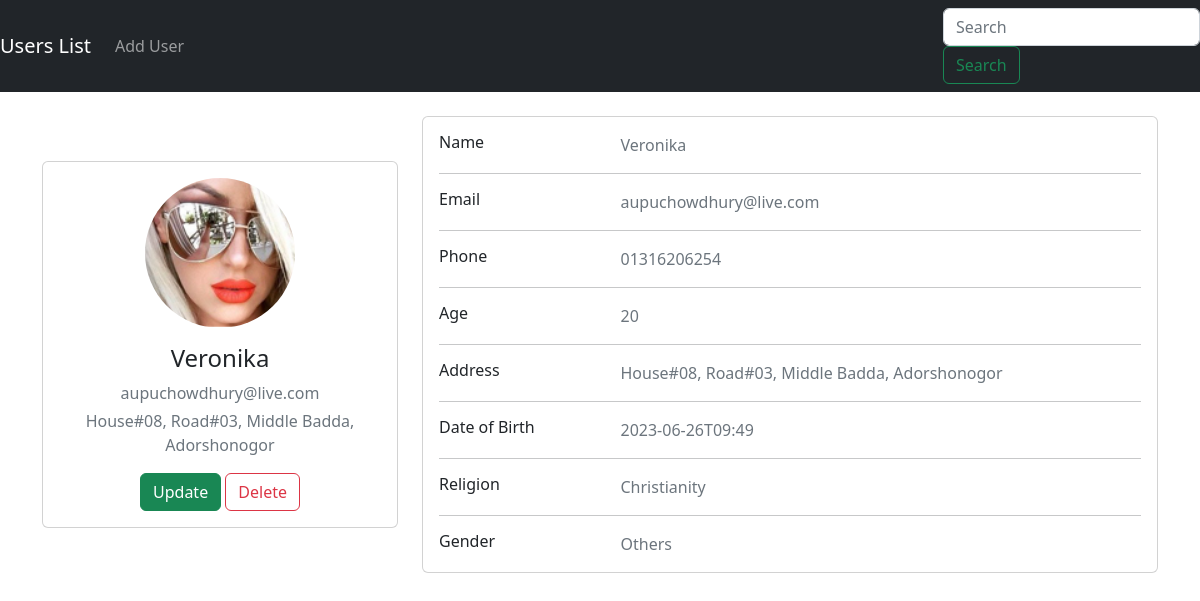
The app's page /detailsProfile/12/ with its own data.
### App/models.py (models this page shows, shortened)
class Profile(models.Model):
    RELIGION = (
        ('Islam', 'Islam'),
        ('Hinduism', 'Hinduism'),
        ('Buddhism', 'Buddhism'),
        ('Judaism', 'Judaism'),
        ('Christianity', 'Christianity')
    )
    GENDER = (
        ('Male', 'Male'),
        ('Female', 'Female'),
        ('Others', 'Others')
    )
    name =      models.CharField    (max_length=30, null=True, blank=True)
    image =     models.ImageField   (upload_to='profile_pic/', default='default/no_img.jpg', null=True, blank=True)
    email =     models.EmailField   (max_length=30, null=True, blank=True)
    age =       models.CharField    (max_length=2, null=True, blank=True)
    address =   models.TextField    (max_length=300, null=True, blank=True)
    phone =     models.TextField    (max_length=15, null=True, blank=True)
    dob =       models.TextField    (max_length=15, null=True, blank=True)
    religion =  models.CharField    (max_length=20, choices=RELIGION)
    gender =    models.CharField    (max_length=10, choices=GENDER)

### App/views.py (the view)
# urls.py: path('detailsProfile/<int:id>/', detailsProfile, name='detailsProfile'),
def detailsProfile(Request, id):
    prof = Profile.objects.get(id=id)
    return render(Request,'detailsProfile.html', locals())

### template/detailsProfile.html (shortened to what this page needs)
<!DOCTYPE html>
<html lang="en">
{% load static %}
<head>
    <link rel="stylesheet" href="{% static 'css/min.css' %}">
</head>
<body>
    <nav class="navbar navbar-expand-lg navbar navbar-dark bg-dark">
        <a class="navbar-brand" href="{% url 'main' %}">Users List</a>
        <div class="collapse navbar-collapse" id="navbarSupportedContent">
            <ul class="navbar-nav mr-auto">
                <li class="nav-item">
                    <a class="nav-link" href="{% url 'create' %}">Add User</a>
                </li>
            </ul>
        </div>
        <form class="form-inline my-2 my-lg-0" method="GET">
            <input class="form-control mr-sm-2" type="text" name="search" placeholder="Search" aria-label="Search">
            <button class="btn btn-outline-success my-2 my-sm-0" type="submit">Search</button>
        </form>
    </nav><br>
    <div class="container">
        <div class="main-body">
            <div class="row gutters-sm">
                <div class="col-md-4 mb-3">
                    <div class="card" style="margin-top: 45px">
                        <div class="card-body">
                            <div class="d-flex flex-column align-items-center text-center">
                                <img src="{{ prof.image.url}}" alt="Admin"
                                     class="rounded-circle" height="150" width="150">
                                <div class="mt-3">
                                    <h4>{{ prof.name }}</h4>
                                    <p class="text-secondary mb-1">{{ prof.email }}</p>
                                    <p class="text-muted font-size-sm">{{ prof.address }}</p>
                                    <a href="{% url 'update' prof.id %}"><button class="btn btn-success"> Update</button></a>
                                    <a href="{% url 'delete' prof.id %}"><button class="btn btn-outline-danger">Delete</button></a>
                                </div>
                            </div>
                        </div>
                    </div>
                </div>
                <div class="col-md-8">
                    <div class="card mb-3">
                        <div class="card-body">
                            <div class="row">
                                <div class="col-sm-3">
                                    <h6 class="mb-0">Name</h6>
                                </div>
                                <div class="col-sm-9 text-secondary">
                                    {{ prof.name}}
                                </div>
                            </div>
                            <hr>
                            <div class="row">
                                <div class="col-sm-3">
                                    <h6 class="mb-0">Email</h6>
                                </div>
                                <div class="col-sm-9 text-secondary">
                                    {{ prof.email}}
                                </div>
                            </div>
                            <hr>
                            <div class="row">
                                <div class="col-sm-3">
                                    <h6 class="mb-0">Phone</h6>
                                </div>
                                <div class="col-sm-9 text-secondary">
                                    {{prof.phone}}
                                </div>
                            </div>
                            <hr>
                            <div class="row">
                                <div class="col-sm-3">
                                    <h6 class="mb-0">Age</h6>
                                </div>
                                <div class="col-sm-9 text-secondary">
                                    {{prof.age}}
                                </div>
                            </div>
                            <hr>
                            <div class="row">
                                <div class="col-sm-3">
                                    <h6 class="mb-0">Address</h6>
                                </div>
                                <div class="col-sm-9 text-secondary">
                                    {{ prof.address}}
                                </div>
                            </div>
                            <hr>
                            <div class="row">
                                <div class="col-sm-3">
                                    <h6 class="mb-0">Date of Birth</h6>
                                </div>
                                <div class="col-sm-9 text-secondary">
                                    {{ prof.dob}}
                                </div>
                            </div>
                            <hr>
                            <div class="row">
                                <div class="col-sm-3">
                                    <h6 class="mb-0">Religion</h6>
                                </div>
                                <div class="col-sm-9 text-secondary">
                                    {{ prof.religion}}
                                </div>
                            </div>
                            <hr>
                            <div class="row">
                                <div class="col-sm-3">
                                    <h6 class="mb-0">Gender</h6>
                                </div>
                                <div class="col-sm-9 text-secondary">
                                    {{ prof.gender}}
                                </div>
                            </div>
                        </div>
                    </div>
                </div>
            </div>
        </div>
    </div>
</body>
</html>

### records on screen
Profile: image (picture), name "Veronika", email "aupuchowdhury@live.com", address "House#08, Road#03, Middle Badda, Adorshonogor", phone "01316206254", age "20", dob "2023-06-26T09:49", religion "Christianity", gender "Others"
